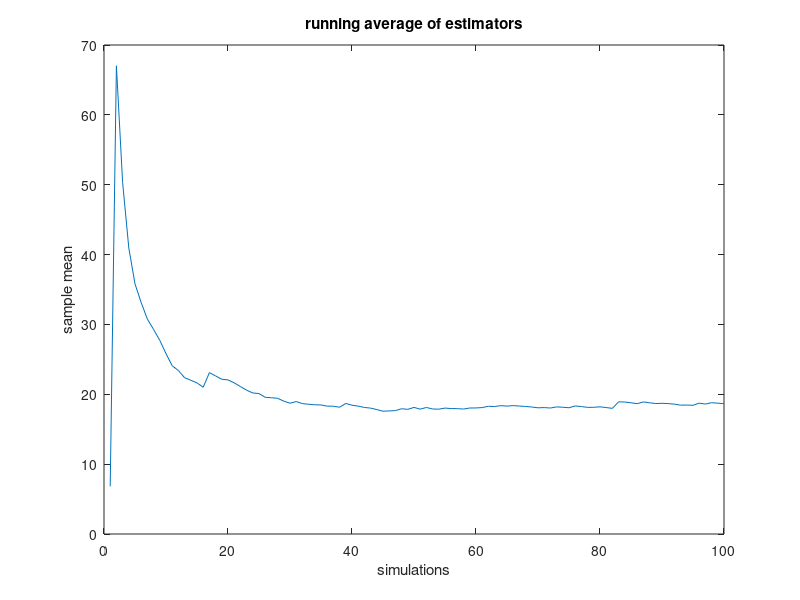

The MATLAB source for this figure:
lambda = 2
mu = 1

arriv_mean = 1/lambda
process_mean = 1/mu

% number of frames
frames = 10

% number of simulations:
simulations = 100

results = zeros(simulations,frames)
% delaylist = zeros(simulations,frames)

%for 1.b
trans_delay = zeros(simulations,frames)

for i = 1:simulations
    queue = 0
    interarrival = 0
    prev_queue = 0
    prev_trans = 0
    for j = 1:frames
        % Get a transmission time. We need this every round
        transmission = exprnd(mu)
        trans_delay(i,j) = transmission
        % For the first packet, delay/interarrival are zero, else, get 
        % interarrival and queuing delay
        if j == 1
            queue = 0
            interarrival = 0
        else
            interarrival = exprnd(lambda)
            % queuing delay = previous transmission + previous queuing
            % delay - new interarrival time
            queue = prev_trans + (prev_queue-interarrival)
            
            %don't want negative delay
            if queue < 0
                queue = 0
            end
        end
                    
        % sum queuing delay + transmission delay
        results(i,j) = queue + transmission
        
        % Save results for next run
        prev_queue = queue
        prev_trans = transmission
    end
end

% results of x runs
% Problem 1.a

% average of each simluation
w = sum(results,2)

running_average = zeros(1,simulations)
upper_running_CI = zeros(1,simulations)
lower_running_CI = zeros(1,simulations)
lower_error = zeros(1,simulations)

rowwise_SD = std(results,0,2)


for i = 1:simulations
    running_average(i) = sum(w(1:i))/i 
end

% 90 percent confidence interval
z_crit = 1.645

% Calculate the confidence interval at n simulations
for i = 1:simulations
    running_error(i) = rowwise_SD(i)/(sqrt(10))
    upper_running_CI = running_average(i)+(z_crit*running_error(i))
    lower_running_CI = running_average(i)-(z_crit*running_error(i))
end

a1 = plot(1:simulations,running_average)
title('running average of estimators')
xlabel('simulations')
ylabel('sample mean')




wbar = sum(w)/simulations

% figure(2)
% a2 = errorbar(1:simulations,running_average,running_error)


% Problem 1.b
% Zbar = wbar + c*(ybar-exp_y)
y = sum(trans_delay, simulations*frames)
ybar = sum(y)/simulations
running_y_bar = zeros(1,simulations)
y_covar_array = zeros(1,simulations)

for i = 1:simulations
    running_y_bar(i) = sum(y(1:i))/i 
end

%calculate the y variance of the data set
y_var_array = zeros(simulations,frames)
for i = 1:simulations
    for j = 1:frames
        y_var_array(i,j) = (trans_delay(i,j) - running_y_bar(i)).^2
    end
end

%calculate the y covariance of the data set
for i = 1:simulations
    for j = 1:frames
        y_covar_array(i,j) = (results(i,j) - running_average(i))*(trans_delay(i,j)-running_y_bar(i))
    end
end

y_var = sum(sum(y_var_array,2))/(simulations-1)
y_covar = sum(sum(y_covar_array,2))/(simulations-1) 

exp_y = frames/mu

c = -(y_covar/y_var)

z = wbar + c*(ybar - exp_y)
zbar = sum(z,2)/frames

% y_var = sum(y_var_array)
% c = cov(results,trans_delay)/y_var